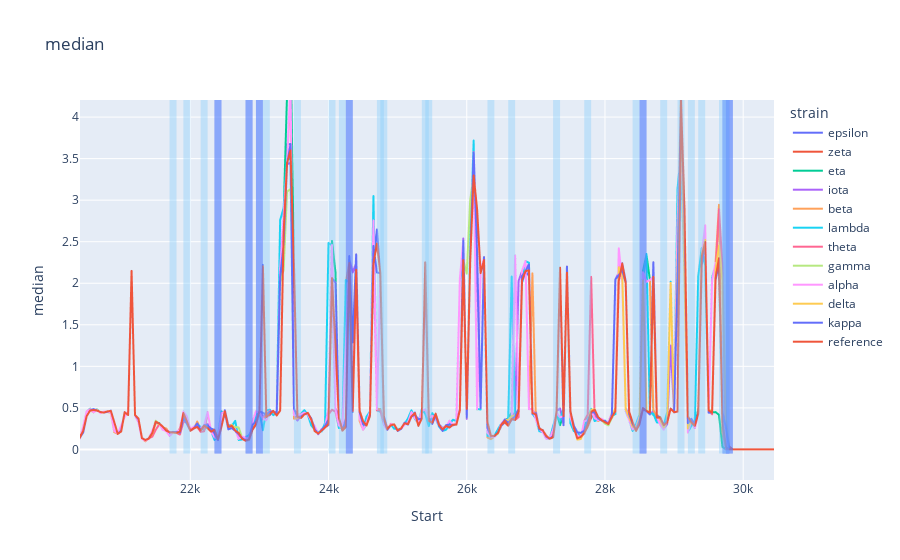

Here is the notebook cell this chart was saved with:
### Code cell
METRIC = 'median'

fig = px.line(res_df, x="Start", y=METRIC, color='strain', title=METRIC)
max_score = res_df[METRIC].max()
for _, row in stats_df[stats_df['P_val_adjusted']<=0.05].iterrows():
    fig.add_shape(type="rect",
    x0=row.Start, y0=-0.05, x1=row.End, y1=max_score,
    line=dict(
        color=None,
        width=0,
    ),
    fillcolor="Blue",
    opacity=0.4,
)
for _, row in stats_df[stats_df['pval']<=0.05].iterrows():
    fig.add_shape(type="rect",
    x0=row.Start, y0=-0.05, x1=row.End, y1=max_score,
    line=dict(
        color=None,
        width=0,
    ),
    fillcolor="LightSkyBlue",
    opacity=0.4,
)

fig.show()

### Figure 1 — Plotly figure (JSON) as saved in the notebook; plotly's stock layout.template omitted (floating-point values rounded to 4 significant figures; data arrays with more than 128 entries replaced by an {"elided": "..."} marker saying what was removed)
{"data": [{"hovertemplate": "strain=epsilon<br>Start=%{x}<br>median=%{y}<extra></extra>", "legendgroup": "epsilon", "line": {"color": "#636efa", "dash": "solid"}, "mode": "lines", "name": "epsilon", "showlegend": true, "type": "scattergl", "x": {"elided": "620 int values"}, "xaxis": "x", "y": {"elided": "620 float values"}, "yaxis": "y"}, {"hovertemplate": "strain=zeta<br>Start=%{x}<br>median=%{y}<extra></extra>", "legendgroup": "zeta", "line": {"color": "#EF553B", "dash": "solid"}, "mode": "lines", "name": "zeta", "showlegend": true, "type": "scattergl", "x": {"elided": "620 int values"}, "xaxis": "x", "y": {"elided": "620 float values"}, "yaxis": "y"}, {"hovertemplate": "strain=eta<br>Start=%{x}<br>median=%{y}<extra></extra>", "legendgroup": "eta", "line": {"color": "#00cc96", "dash": "solid"}, "mode": "lines", "name": "eta", "showlegend": true, "type": "scattergl", "x": {"elided": "620 int values"}, "xaxis": "x", "y": {"elided": "620 float values"}, "yaxis": "y"}, {"hovertemplate": "strain=iota<br>Start=%{x}<br>median=%{y}<extra></extra>", "legendgroup": "iota", "line": {"color": "#ab63fa", "dash": "solid"}, "mode": "lines", "name": "iota", "showlegend": true, "type": "scattergl", "x": {"elided": "620 int values"}, "xaxis": "x", "y": {"elided": "620 float values"}, "yaxis": "y"}, {"hovertemplate": "strain=beta<br>Start=%{x}<br>median=%{y}<extra></extra>", "legendgroup": "beta", "line": {"color": "#FFA15A", "dash": "solid"}, "mode": "lines", "name": "beta", "showlegend": true, "type": "scattergl", "x": {"elided": "620 int values"}, "xaxis": "x", "y": {"elided": "620 float values"}, "yaxis": "y"}, {"hovertemplate": "strain=lambda<br>Start=%{x}<br>median=%{y}<extra></extra>", "legendgroup": "lambda", "line": {"color": "#19d3f3", "dash": "solid"}, "mode": "lines", "name": "lambda", "showlegend": true, "type": "scattergl", "x": {"elided": "620 int values"}, "xaxis": "x", "y": {"elided": "620 float values"}, "yaxis": "y"}, {"hovertemplate": "strain=theta<br>Start=%{x}<br>median=%{y}<extra></extra>", "legendgroup": "theta", "line": {"color": "#FF6692", "dash": "solid"}, "mode": "lines", "name": "theta", "showlegend": true, "type": "scattergl", "x": {"elided": "620 int values"}, "xaxis": "x", "y": {"elided": "620 float values"}, "yaxis": "y"}, {"hovertemplate": "strain=gamma<br>Start=%{x}<br>median=%{y}<extra></extra>", "legendgroup": "gamma", "line": {"color": "#B6E880", "dash": "solid"}, "mode": "lines", "name": "gamma", "showlegend": true, "type": "scattergl", "x": {"elided": "620 int values"}, "xaxis": "x", "y": {"elided": "620 float values"}, "yaxis": "y"}, {"hovertemplate": "strain=alpha<br>Start=%{x}<br>median=%{y}<extra></extra>", "legendgroup": "alpha", "line": {"color": "#FF97FF", "dash": "solid"}, "mode": "lines", "name": "alpha", "showlegend": true, "type": "scattergl", "x": {"elided": "620 int values"}, "xaxis": "x", "y": {"elided": "620 float values"}, "yaxis": "y"}, {"hovertemplate": "strain=delta<br>Start=%{x}<br>median=%{y}<extra></extra>", "legendgroup": "delta", "line": {"color": "#FECB52", "dash": "solid"}, "mode": "lines", "name": "delta", "showlegend": true, "type": "scattergl", "x": {"elided": "620 int values"}, "xaxis": "x", "y": {"elided": "620 float values"}, "yaxis": "y"}, {"hovertemplate": "strain=kappa<br>Start=%{x}<br>median=%{y}<extra></extra>", "legendgroup": "kappa", "line": {"color": "#636efa", "dash": "solid"}, "mode": "lines", "name": "kappa", "showlegend": true, "type": "scattergl", "x": {"elided": "620 int values"}, "xaxis": "x", "y": {"elided": "620 float values"}, "yaxis": "y"}, {"hovertemplate": "strain=reference<br>Start=%{x}<br>median=%{y}<extra></extra>", "legendgroup": "reference", "line": {"color": "#EF553B", "dash": "solid"}, "mode": "lines", "name": "reference", "showlegend": true, "type": "scattergl", "x": {"elided": "620 int values"}, "xaxis": "x", "y": {"elided": "620 float values"}, "yaxis": "y"}], "layout": {"autosize": true, "legend": {"title": {"text": "strain"}, "tracegroupgap": 0}, "shapes": [{"fillcolor": "Blue", "line": {"width": 0}, "opacity": 0.4, "type": "rect", "x0": 22350, "x1": 22450, "y0": -0.05, "y1": 6.625}, {"fillcolor": "Blue", "line": {"width": 0}, "opacity": 0.4, "type": "rect", "x0": 22800, "x1": 22900, "y0": -0.05, "y1": 6.625}, {"fillcolor": "Blue", "line": {"width": 0}, "opacity": 0.4, "type": "rect", "x0": 22950, "x1": 23050, "y0": -0.05, "y1": 6.625}, {"fillcolor": "Blue", "line": {"width": 0}, "opacity": 0.4, "type": "rect", "x0": 24250, "x1": 24350, "y0": -0.05, "y1": 6.625}, {"fillcolor": "Blue", "line": {"width": 0}, "opacity": 0.4, "type": "rect", "x0": 28500, "x1": 28600, "y0": -0.05, "y1": 6.625}, {"fillcolor": "Blue", "line": {"width": 0}, "opacity": 0.4, "type": "rect", "x0": 29700, "x1": 29800, "y0": -0.05, "y1": 6.625}, {"fillcolor": "Blue", "line": {"width": 0}, "opacity": 0.4, "type": "rect", "x0": 29750, "x1": 29850, "y0": -0.05, "y1": 6.625}, {"fillcolor": "LightSkyBlue", "line": {"width": 0}, "opacity": 0.4, "type": "rect", "x0": 11250, "x1": 11350, "y0": -0.05, "y1": 6.625}, {"fillcolor": "LightSkyBlue", "line": {"width": 0}, "opacity": 0.4, "type": "rect", "x0": 21700, "x1": 21800, "y0": -0.05, "y1": 6.625}, {"fillcolor": "LightSkyBlue", "line": {"width": 0}, "opacity": 0.4, "type": "rect", "x0": 21900, "x1": 22000, "y0": -0.05, "y1": 6.625}, {"fillcolor": "LightSkyBlue", "line": {"width": 0}, "opacity": 0.4, "type": "rect", "x0": 22150, "x1": 22250, "y0": -0.05, "y1": 6.625}, {"fillcolor": "LightSkyBlue", "line": {"width": 0}, "opacity": 0.4, "type": "rect", "x0": 22350, "x1": 22450, "y0": -0.05, "y1": 6.625}, {"fillcolor": "LightSkyBlue", "line": {"width": 0}, "opacity": 0.4, "type": "rect", "x0": 22800, "x1": 22900, "y0": -0.05, "y1": 6.625}, {"fillcolor": "LightSkyBlue", "line": {"width": 0}, "opacity": 0.4, "type": "rect", "x0": 22950, "x1": 23050, "y0": -0.05, "y1": 6.625}, {"fillcolor": "LightSkyBlue", "line": {"width": 0}, "opacity": 0.4, "type": "rect", "x0": 23050, "x1": 23150, "y0": -0.05, "y1": 6.625}, {"fillcolor": "LightSkyBlue", "line": {"width": 0}, "opacity": 0.4, "type": "rect", "x0": 23500, "x1": 23600, "y0": -0.05, "y1": 6.625}, {"fillcolor": "LightSkyBlue", "line": {"width": 0}, "opacity": 0.4, "type": "rect", "x0": 24000, "x1": 24100, "y0": -0.05, "y1": 6.625}, {"fillcolor": "LightSkyBlue", "line": {"width": 0}, "opacity": 0.4, "type": "rect", "x0": 24150, "x1": 24250, "y0": -0.05, "y1": 6.625}, {"fillcolor": "LightSkyBlue", "line": {"width": 0}, "opacity": 0.4, "type": "rect", "x0": 24250, "x1": 24350, "y0": -0.05, "y1": 6.625}, {"fillcolor": "LightSkyBlue", "line": {"width": 0}, "opacity": 0.4, "type": "rect", "x0": 24700, "x1": 24800, "y0": -0.05, "y1": 6.625}, {"fillcolor": "LightSkyBlue", "line": {"width": 0}, "opacity": 0.4, "type": "rect", "x0": 24750, "x1": 24850, "y0": -0.05, "y1": 6.625}, {"fillcolor": "LightSkyBlue", "line": {"width": 0}, "opacity": 0.4, "type": "rect", "x0": 25350, "x1": 25450, "y0": -0.05, "y1": 6.625}, {"fillcolor": "LightSkyBlue", "line": {"width": 0}, "opacity": 0.4, "type": "rect", "x0": 25400, "x1": 25500, "y0": -0.05, "y1": 6.625}, {"fillcolor": "LightSkyBlue", "line": {"width": 0}, "opacity": 0.4, "type": "rect", "x0": 26300, "x1": 26400, "y0": -0.05, "y1": 6.625}, {"fillcolor": "LightSkyBlue", "line": {"width": 0}, "opacity": 0.4, "type": "rect", "x0": 26600, "x1": 26700, "y0": -0.05, "y1": 6.625}, {"fillcolor": "LightSkyBlue", "line": {"width": 0}, "opacity": 0.4, "type": "rect", "x0": 27250, "x1": 27350, "y0": -0.05, "y1": 6.625}, {"fillcolor": "LightSkyBlue", "line": {"width": 0}, "opacity": 0.4, "type": "rect", "x0": 27700, "x1": 27800, "y0": -0.05, "y1": 6.625}, {"fillcolor": "LightSkyBlue", "line": {"width": 0}, "opacity": 0.4, "type": "rect", "x0": 28400, "x1": 28500, "y0": -0.05, "y1": 6.625}, {"fillcolor": "LightSkyBlue", "line": {"width": 0}, "opacity": 0.4, "type": "rect", "x0": 28500, "x1": 28600, "y0": -0.05, "y1": 6.625}, {"fillcolor": "LightSkyBlue", "line": {"width": 0}, "opacity": 0.4, "type": "rect", "x0": 28800, "x1": 28900, "y0": -0.05, "y1": 6.625}, {"fillcolor": "LightSkyBlue", "line": {"width": 0}, "opacity": 0.4, "type": "rect", "x0": 29050, "x1": 29150, "y0": -0.05, "y1": 6.625}, {"fillcolor": "LightSkyBlue", "line": {"width": 0}, "opacity": 0.4, "type": "rect", "x0": 29200, "x1": 29300, "y0": -0.05, "y1": 6.625}, {"fillcolor": "LightSkyBlue", "line": {"width": 0}, "opacity": 0.4, "type": "rect", "x0": 29350, "x1": 29450, "y0": -0.05, "y1": 6.625}, {"fillcolor": "LightSkyBlue", "line": {"width": 0}, "opacity": 0.4, "type": "rect", "x0": 29650, "x1": 29750, "y0": -0.05, "y1": 6.625}, {"fillcolor": "LightSkyBlue", "line": {"width": 0}, "opacity": 0.4, "type": "rect", "x0": 29700, "x1": 29800, "y0": -0.05, "y1": 6.625}, {"fillcolor": "LightSkyBlue", "line": {"width": 0}, "opacity": 0.4, "type": "rect", "x0": 29750, "x1": 29850, "y0": -0.05, "y1": 6.625}], "title": {"text": "median"}, "xaxis": {"anchor": "y", "autorange": false, "domain": [0, 1], "range": [20400.0, 30450.0], "title": {"text": "Start"}, "type": "linear"}, "yaxis": {"anchor": "x", "autorange": false, "domain": [0, 1], "range": [-0.368, 4.206], "title": {"text": "median"}, "type": "linear"}}}
